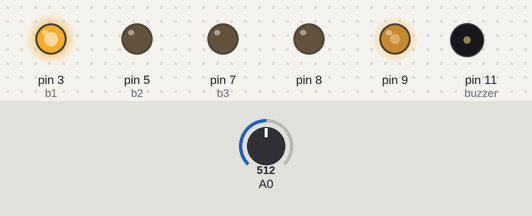
Recording of a sketch running on a simulated Arduino Uno, built with avr-gcc and run on an emulated ATmega328P. On the bench: output pins drawn as LEDs (lit = HIGH), buzzer (waves = sounding). Dashed ring = blinking. The test bench sets the inputs (shaded band); at power-on: A0 = 512. Pins used as bus, display or sensor lines are not drawn.

Above: at 1.2 s.
1.3 s: A0 set to 454
4.3 s: A0 set to 426
At 7.1 s:
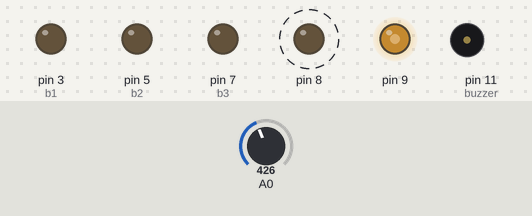
7.3 s: A0 set to 236
8.8 s: A0 set to 208
At 9.13 s:
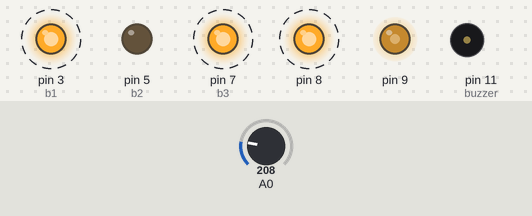
11.8 s: A0 set to 716
At 15.0 s:
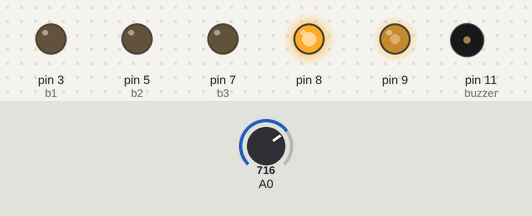
Timing chart, 0 to 15.8 s (numbered marks = the images above; inputs shaded):
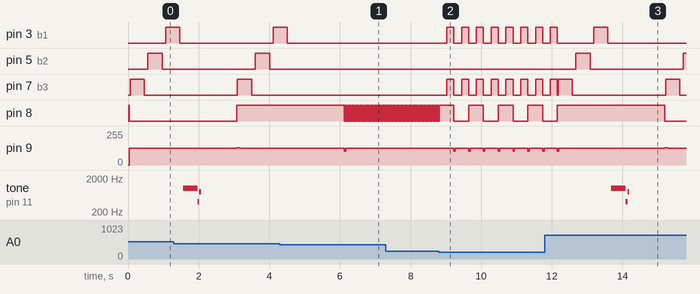

The sketch:

Arduino_sensing.ino
```cpp
//****************************************************************************************
// Illutron take on Disney style capacitive touch sensor using only passives and Arduino
// Dzl 2012
//****************************************************************************************


//                              10n
// PIN 9 --[10k]-+-----10mH---+--||-- OBJECT
//               |            |
//              3.3k          |
//               |            V 1N4148 diode
//              GND           |
//                            |
//Analog 0 ---+------+--------+
//            |      |
//          100pf   1MOmhm
//            |      |
//           GND    GND


#define SET(x,y) (x |=(1<<y))				        //-Bit set/clear macros
#define CLR(x,y) (x &= (~(1<<y)))       		// |
#define CHK(x,y) (x & (1<<y))           		// |
#define TOG(x,y) (x^=(1<<y))            		//-+


#define N 130  //How many frequencies

float results[N];            //-Filtered result buffer
float freq[N];               //-Filtered result buffer
int sizeOfArray = N;


void setup()
{

  TCCR1A=0b10000010;        //-Set up frequency generator
  TCCR1B=0b00011001;        //-+
  ICR1=110;
  OCR1A=55;

  pinMode(9,OUTPUT);        //-Signal generator pin
  pinMode(8,OUTPUT);        //-Sync (test) pin

  pinMode(2, OUTPUT);
  pinMode(3, OUTPUT);

  pinMode(4, OUTPUT);
  pinMode(5, OUTPUT);

  pinMode(6, OUTPUT);
  pinMode(7, OUTPUT);

  pinMode(11, OUTPUT);

  Serial.begin(115200);

  for(int i=0;i<N;i++)      //-Preset results
    results[i]=0;           //-+
}

void loop()
{
  unsigned int d;

  int counter = 0;
  for(unsigned int d=0;d<N;d++)
  {
    int v=analogRead(0);    //-Read response signal
    CLR(TCCR1B,0);          //-Stop generator
    TCNT1=0;                //-Reload new frequency
    ICR1=d;                 // |
    OCR1A=d/2;              //-+
    SET(TCCR1B,0);          //-Restart generator

    results[d]=results[d]*0.5+(float)(v)*0.5; //Filter results

    freq[d] = d;

 //   plot(v,0);              //-Display
 //   plot(results[d],1);
  // delayMicroseconds(1);
  }


 //   plot(v,0);              //-Display
 //   plot(results[d],1);
  // delayMicroseconds(1);*


    // no touch  57
    // 1touch  82/83
    // 2 touchs  104
    // hand  120


    /*Serial.println(" ");
    Serial.println("120:");
    Serial.println(results[120]);
    Serial.println("97:");
    Serial.println(results[97]);
    Serial.println("58:");
    Serial.println(results[58]);*/


    noTone(11);
    if(results[58]>600){off();}
    else if(results[58]<280 && results[97]<270 && results[127]<220){action(1);}
    else if(results[58]<400 && results[97]>270  && results[120]< 250){action(2);}
    else if(results[58]<130 && results[120]>= 250){action(3);}
    else if(results[53]>444){action(4);}

//PlottArray(1,freq,results);


  TOG(PORTB,0);            //-Toggle pin 8 after each sweep (good for scope)
}
```

Led.ino
```cpp
int r1= 2;  //-Led 1 rouge
int b1 = 3; //-Led 1 bleu

int r2= 4;  //-Led 2 (milieu)
int b2 = 5; //-+

int r3= 6;  //-Led 3
int b3 = 7; //-+

// 1=rouge  2=bleu

int i=0;         //-Utilisé pour les boucles
int f=1000;      //-Fréquences buzzer
int x=-10;       //-Incrément freq buzzer ou drapeaux
int o=0;         //-2e boucles
int buzzer = 11; //-Pin buzzer
int mode=1;      //-Mode en fonction du capteur
                 //-La variable mode réagira au retour du programme capacitatif

void led(int couleur, int led){ //-Fonction pour les couleurs et position leds
  if (led==1){
    if (couleur==1){digitalWrite(r1, HIGH);}
    else if (couleur==2){digitalWrite(b1, HIGH);}
  }
  else if (led==2){
   if (couleur==1){digitalWrite(r2, HIGH);}
   else if (couleur==2){digitalWrite(b2, HIGH);}
  }
  else if (led==3){
    if (couleur==1){digitalWrite(r3, HIGH);}
    else if (couleur==2){digitalWrite(b3, HIGH);}
  }
}


void off(){ //-Fonction pour éteindre les leds
  digitalWrite(r1, LOW);
  digitalWrite(b1, LOW);
  //digitalWrite(r2, LOW); //-retiré pour modification avancée
  //digitalWrite(b2, LOW); //-+
  digitalWrite(r3, LOW);
  digitalWrite(b3, LOW);
}

void action(int mode) {

  // -----mode 1 -----
  if(mode==1){

    for(i=4;i>0;i--){     //-Défini les led 1 et 2 en rouge
      led(1,1);           // |
      led(1,3);           // |
      delay(50);          // |
      off();              //-+
    }
    if(x=5){
      for(i=4;i>0;i--){   //-Défini les les 1 et 2 en bleu
        led(2,1);         // |
        led(2,3);         // |
        delay(50);        // |
        off();            //-+
      }
    }
    /*while(1){  //-Alarme incendie
        delay(100);
        tone(buzzer,440);
        delay(400);
        tone(buzzer,554);}*/
  }


  // ----- mode 2 -----
  else if (mode==2){
    tone(buzzer, 415);      //-Buzzer 415Hz
    led(1,1);               //-Led 1 couleur rouge(1)
    delay(650);             //-Délai 0.65 secondes
    off();                  //-Led éteintes
    led(2,3);               //-Led 3 couleur bleu(1)
    tone(buzzer, 545);
    delay(650);
    off();
   }


  // ----- mode 3 -----
  else if(mode==3){
    if(f<=600){x=7;f=600;} //Si f est proche de 500 on remonte
    if (f>=1200){x=-7;} // Si f est proche de 1000 on descent
    f+=x;
    tone(buzzer, f);
    led(2,2);

    for(i=6;i>0;i--){ // I
      f+=x;
      tone(buzzer, f);
      led(1,1);
      delay(50);
      f+=x;
      tone(buzzer, f);
      off();
      delay(50);
      f+=x;
      tone(buzzer, f);
    }
    digitalWrite(b2, LOW);
    led(1,2);

    for(i=6;i>0;i--){ //II
      f+=x;
      tone(buzzer, f);
      led(2,3);
      delay(50);
      f+=x;
      tone(buzzer, f);
      off();
      delay(50);
      f+=x;
      tone(buzzer, f);
    }
    digitalWrite(r2, LOW);
  }

  // ----- mode 4 -----  //-Mode lorsque patate non-reliée
  else if(mode==4){
    if(x==-10 | x>4){x=0;}
    for(i=2;i>=1;i--){
      for(o=3; o>=1; o--){
        if(o==3 && i==1 && x==1){tone(buzzer, 1000);}
        led(i,o);
        delay(404);
        if(o==3 && i==1 && x==1){tone(buzzer, 400);}
        off();
        digitalWrite(b2, LOW); //-Eteint la led 2(milieu) couleur bleue
        digitalWrite(r2, LOW); //-Eteint led 2 Rouge
        delay(50);
        if(o==3 && i==1 && x==1){tone(buzzer,777);x=0;}
        delay(50);
        noTone(buzzer);
      }
      if(i==2){f=1;}
      x++;
    }
  }
}
```

SendData.ino
```cpp
	byte yMSB=0, yLSB=0, xMSB=0, xLSB=0, zeroByte=128, Checksum=0;

    void SendData(int Command, unsigned int yValue,unsigned int xValue){


      /* >=================================================================<
          y = 01010100 11010100    (x & y are 2 Byte integers)
               yMSB      yLSB      send seperately -> reciever joins them
        >=================================================================<  */

       yLSB=lowByte(yValue);
        yMSB=highByte(yValue);
        xLSB=lowByte(xValue);
        xMSB=highByte(xValue);


     /* >=================================================================<
        Only the very first Byte may be a zero, this way allows the computer
        to know that if a Byte recieved is a zero it must be the start byte.
        If data bytes actually have a value of zero, They are given the value
        one and the bit in the zeroByte that represents that Byte is made
        high.
        >=================================================================< */

      zeroByte = 128;                                   // 10000000

       if(yLSB==0){ yLSB=1; zeroByte=zeroByte+1;}        // Make bit 1 high
       if(yMSB==0){ yMSB=1; zeroByte=zeroByte+2;}        // make bit 2 high
       if(xLSB==0){ xLSB=1; zeroByte=zeroByte+4;}        // make bit 3 high
       if(xMSB==0){ xMSB=1; zeroByte=zeroByte+8;}        // make bit 4 high


     /* >=================================================================<
        Calculate the remainder of: sum of all the Bytes divided by 255
        >=================================================================< */

       Checksum = (Command + yMSB + yLSB + xMSB + xLSB + zeroByte)%255;

       if( Checksum !=0 ){
        Serial.write(byte(0));            // send start bit
        Serial.write(byte(Command));      // command eg: Which Graph is this data for

        Serial.write(byte(yMSB));         // Y value's most significant byte
        Serial.write(byte(yLSB));         // Y value's least significant byte
        Serial.write(byte(xMSB));         // X value's most significant byte
        Serial.write(byte(xLSB));         // X value's least significant byte

        Serial.write(byte(zeroByte));     // Which values have a zero value
        Serial.write(byte(Checksum));     // Error Checking Byte
       }
    }


 void PlottArray(unsigned int Cmd,float Array1[],float Array2[]){

      SendData(Cmd+1, 1,1);                        // Tell PC an array is about to be sent
      delay(1);
      for(int x=0;  x < sizeOfArray;  x++){     // Send the arrays
        SendData(Cmd, round(Array1[x]),round(Array2[x]));
        //delay(1);
      }

      SendData(Cmd+2, 1,1);                        // Confirm arrrays have been sent
    }
```

Measured:
- the behaviour switches between 441 and 440 on A0 (found by bisection; images 0 and 1)
- the behaviour switches between 220 and 219 on A0 (found by bisection; images 1 and 2)
- after the input at 4.3 s, pin 5 (b2): stays LOW (without the input it goes to HIGH after 2.3 s); pin 7 (b3): stays LOW (without the input it goes to HIGH after 1.8 s); pin 9: goes on until 6.2 s, then stays 125/255
- after the input at 8.8 s, pin 3 (b1), pin 7 (b3): alternates HIGH for 0.20 s and LOW for 0.22 s, starting after 0.23 s; pin 8: alternates HIGH for 0.42 s and LOW for 0.42 s, starting after 0.43 s; pin 9: 125/255 → 127/255 after 0.09 s, then repeats every 0.42 s: 102/255 0.04 s, 126/255 0.04 s, 127/255 0.34 s
- after the input at 11.8 s, pin 5 (b2): LOW → HIGH after 0.88 s, → LOW 0.40 s later, → HIGH 2.6 s later; tone on pin 11 (buzzer): silent → 1000 Hz after 1.9 s, → 400 Hz 0.40 s later, → 777 Hz 0.05 s later, → silent 0.05 s later
